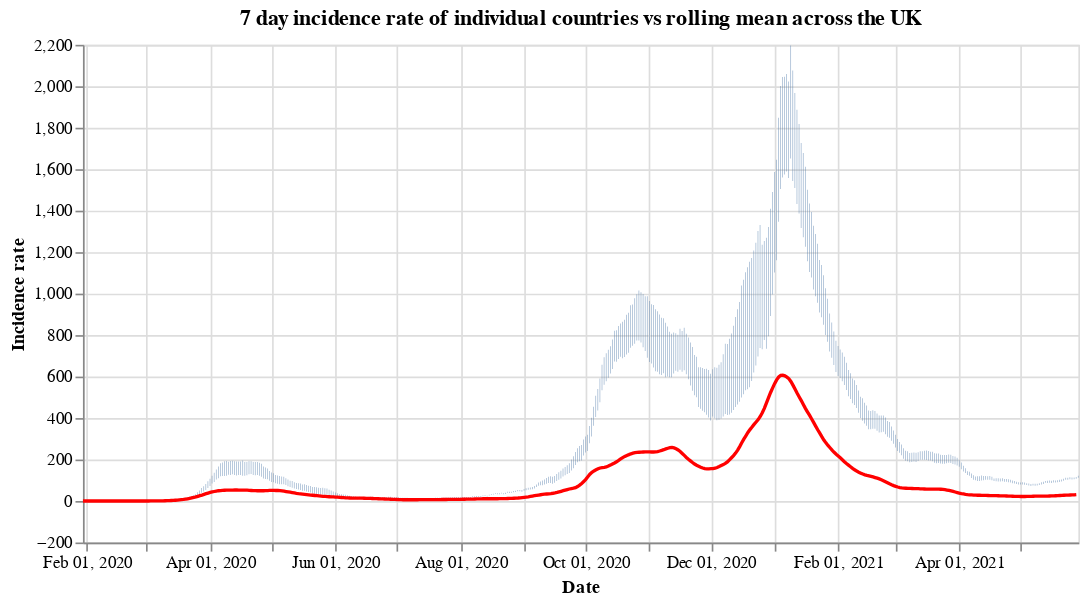

Notebook code cell kept with this figure:
### Code cell
#collapse
countries = uk_cases['areaName'].unique()
countries.sort()

selection = alt.selection_single(
    name='Select',
    fields=['areaName'],
    init={'areaName': 'Wales'},
    bind={'areaName': alt.binding_select(options=countries)}
)

# scatter plot, modify opacity based on selection
bars = alt.Chart(uk_cases).mark_bar().add_selection(
    selection
).encode(
    x=alt.X("yearmonthdate(date):T", axis=alt.Axis(title='Date')),
    y=alt.Y("weeklyCasesRate:Q", axis=alt.Axis(title='Incidence rate')),
    tooltip='weeklyCasesRate:Q',
    opacity=alt.condition(selection, alt.value(1), alt.value(0))
).properties(title=f'7 day incidence rate of individual countries vs rolling mean across the UK', width=600)

line = alt.Chart(overview_cases).mark_line(
    color='red',
    size=2,
).transform_window(
    rolling_mean='mean(weeklyCasesRate)',
    frame=[0, 7]
).encode(
    x='yearmonthdate(date):T',
    y='rolling_mean:Q'
)

alt.layer(bars, line)

### Figure 1 — Vega-Lite specification as saved in the notebook (floating-point values rounded to 4 significant figures; data arrays with more than 128 entries replaced by an {"elided": "..."} marker saying what was removed)
{"config": {"view": {"continuousWidth": 400, "continuousHeight": 300}}, "layer": [{"data": {"name": "data-c4c6cb0f8d7c1cee9ff559c2c1765b74"}, "mark": "bar", "encoding": {"opacity": {"condition": {"value": 1, "selection": "Select"}, "value": 0}, "tooltip": {"type": "quantitative", "field": "weeklyCasesRate"}, "x": {"type": "temporal", "axis": {"title": "Date"}, "field": "date", "timeUnit": "yearmonthdate"}, "y": {"type": "quantitative", "axis": {"title": "Incidence rate"}, "field": "weeklyCasesRate"}}, "selection": {"Select": {"type": "single", "fields": ["areaName"], "init": {"areaName": "Wales"}, "bind": {"areaName": {"input": "select", "options": ["England", "Northern Ireland", "Scotland", "Wales"]}}}}, "title": "7 day incidence rate of individual countries vs rolling mean across the UK", "width": 600}, {"data": {"name": "data-8891b6cae215df576156dfd75f27f741"}, "mark": {"type": "line", "color": "red", "size": 2}, "encoding": {"x": {"type": "temporal", "field": "date", "timeUnit": "yearmonthdate"}, "y": {"type": "quantitative", "field": "rolling_mean"}}, "transform": [{"window": [{"op": "mean", "field": "weeklyCasesRate", "as": "rolling_mean"}], "frame": [0, 7]}]}], "$schema": "https://vega.github.io/schema/vega-lite/v4.8.1.json", "datasets": {"data-c4c6cb0f8d7c1cee9ff559c2c1765b74": {"elided": "1848 records"}, "data-8891b6cae215df576156dfd75f27f741": {"elided": "485 records"}}}
